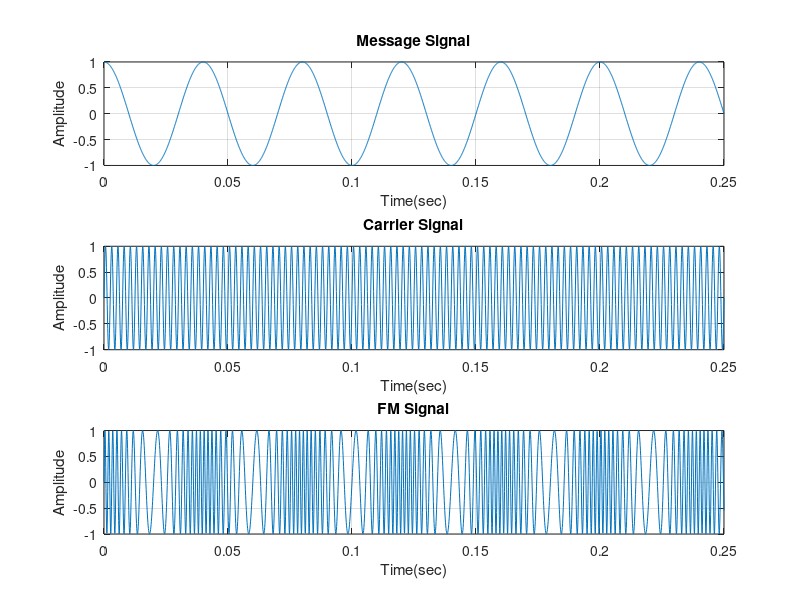

Reproduce this figure in MATLAB.
clc;
clear all;
close all;
t=0:0.0001:0.25;
B=10;

fm=25;
mt=cos(2*pi*fm*t);
subplot(3,1,1);
plot(t,mt);
xlabel("Time(sec)");
ylabel("Amplitude");
title("Message Signal");
grid on;

fc=400;
ct=sin(2*pi*fc*t);
subplot(3,1,2);
plot(t,ct);
xlabel("Time(sec)");
ylabel("Amplitude");
title("Carrier Signal");
grid on;

FM=sin(2*pi*fc*t+(B.*sin(2*pi*fm*t)));
subplot(3,1,3);
plot(t,FM);
xlabel("Time(sec)");
ylabel("Amplitude");
title("FM Signal")
grid on;
